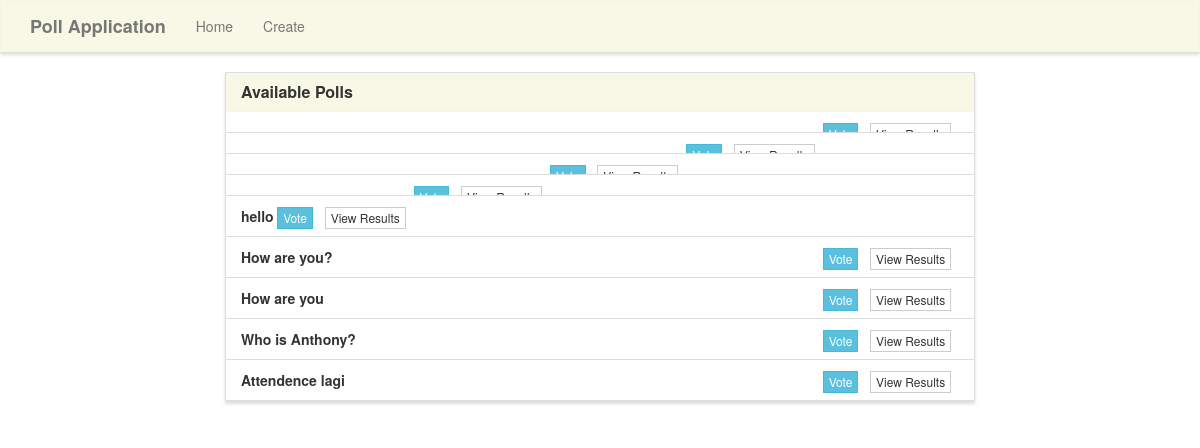
Screenshot of /poll/ with the database file from the repository.
### poll/models.py (models this page shows, shortened)
class Poll(models.Model):
    question = models.CharField(max_length=255)
    option_one = models.CharField(max_length=200, default='Option 1')
    option_two = models.CharField(max_length=100, default='Option 2')
    option_three = models.CharField(max_length=100, default='Option 3')
    option_one_count = models.IntegerField(default=0)
    option_two_count = models.IntegerField(default=0)
    option_three_count = models.IntegerField(default=0)

### poll/views.py (the view)
# urls.py: path('', views.home, name='home'),  # Serve index page at root URL
def home(request):
    polls = Poll.objects.all()
    context = {
        'polls' : polls
    }
    return render(request, 'poll/home.html', context)

### poll/templates/poll/home.html (shortened to what this page needs)
{% extends "poll/base.html" %}
{% block main %}
<div class="row">
    <div class="col-lg-8 col-lg-offset-2">
        <div class="panel panel-default">
            <div class="panel-heading">
                <h3 class="panel-title">Available Polls</h3>
            </div>
            <ul class="list-group">
                {% for poll in polls %}
                <li class="list-group-item">
                    <strong>{{ poll.question }}</strong>
                    <span class="pull-right">
                        <a href="{% url 'poll:vote' poll.id %}" class="btn btn-info btn-xs">Vote</a> &nbsp;
                        <a href="{% url 'poll:results' poll.id %}" class="btn btn-default btn-xs">View Results</a> &nbsp;
                    </span>
                </li>
                {% endfor %}
            </ul>
        </div>
    </div>
</div>
{% endblock %}

### poll/static/style.css (style rules this page uses)
.navbar-default, .btn, .form-control, .panel { border-radius: 0; }
.panel-default > .panel-heading { color: #333; background-color: rgba(245, 245, 220, .7); border-color: rgba(245, 245, 220, .6); border-top-left-radius: 0; border-top-right-radius: 0; }
.panel { box-shadow: 0px 3px 3px 0px #ddd; }
a.navbar-brand, .panel-title { font-weight: bolder; }

### rows the page displays
Poll: question "hello"
Poll: question "How are you?"
Poll: question "How are you"
Poll: question "Who is Anthony?"
Poll: question "Attendence lagi"
